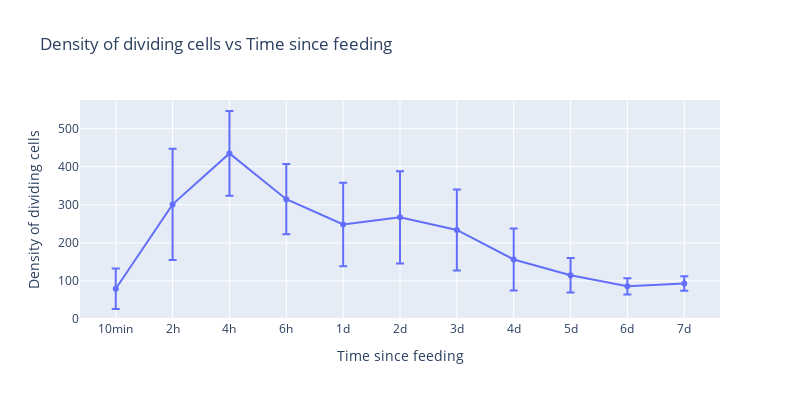

Notebook code for this chart:
### Code cell
px.line(agged, x='Time', y='Density1', markers=True, width=800, height=400, error_y='std', title='Density of dividing cells vs Time since feeding',labels={'Time':'Time since feeding', 'Density1':'Density of dividing cells'})

### Figure 1 — Plotly figure (JSON) as saved in the notebook; plotly's stock layout.template omitted (floating-point values rounded to 4 significant figures)
{"data": [{"error_y": {"array": [53.32, 146.2, 111.4, 92.4, 109.7, 121.0, 106.6, 81.26, 45.48, 21.3, 18.89]}, "hovertemplate": "Time since feeding=%{x}<br>Density of dividing cells=%{y}<extra></extra>", "legendgroup": "", "line": {"color": "#636efa", "dash": "solid"}, "marker": {"symbol": "circle"}, "mode": "lines+markers", "name": "", "orientation": "v", "showlegend": false, "type": "scatter", "x": ["10min", "2h", "4h", "6h", "1d", "2d", "3d", "4d", "5d", "6d", "7d"], "xaxis": "x", "y": [79.54, 301.2, 435.1, 314.8, 248.2, 267.1, 233.9, 156.4, 114.9, 85.9, 93.3], "yaxis": "y"}], "layout": {"height": 400, "legend": {"tracegroupgap": 0}, "title": {"text": "Density of dividing cells vs Time since feeding"}, "width": 800, "xaxis": {"anchor": "y", "domain": [0, 1], "title": {"text": "Time since feeding"}}, "yaxis": {"anchor": "x", "domain": [0, 1], "title": {"text": "Density of dividing cells"}}}}
